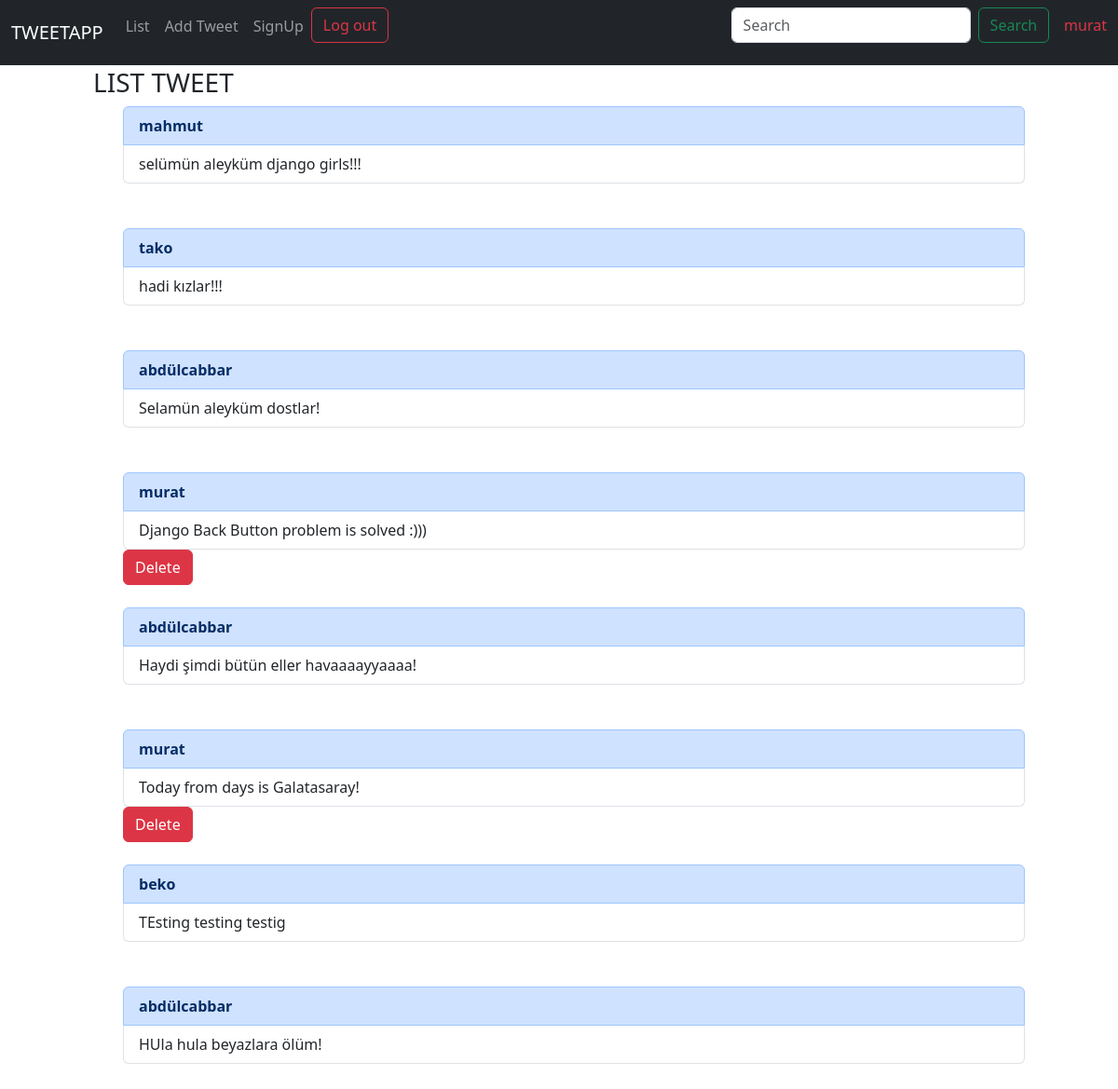
The app's page / (signed in) with its own data.
### tweetapp/models.py (models this page shows, shortened)
class Tweet(models.Model):
    username = models.ForeignKey(User, on_delete=models.CASCADE, null = True)
    message = models.CharField(max_length=100)

### tweetapp/views.py (the view)
# urls.py: path('', views.listtweet, name = 'listtweet'), # atilsamancıoğlu.com/tweetapp/
@login_required(login_url="/login")
@cache_control(no_cache=True, must_revalidate=True, no_store=True)
def listtweet(request):
    all_tweets = models.Tweet.objects.all()
    tweet_dict = {"tweets_1":all_tweets}
    return render(request, 'tweetapp/listtweet.html', context=tweet_dict)

### tweetapp/templates/tweetapp/listtweet.html
{% extends "base.html" %}
{% block  content%}
<div class="col-md-10 mx-auto">
    <h3> LIST TWEET </h3>
    <ul>
       {% for tweet in tweets_1  %}
       <div class="list-group">
        <b  class="list-group-item list-group-item-primary">
          {{tweet.username}}
        </b>
        <label class="list-group-item list-group-item-action">{{tweet.message}}</label>
      </div>
      {% if tweet.username == user %}
      <a href="{% url 'tweetapp:deletetweet' id=tweet.id%}"class="btn btn-danger">Delete</a>
      {% endif %}
      <br><br>
       {% endfor %}
    </ul>
</div>
{% endblock  %}

### templates/base.html (shortened to what this page needs)
<html lang="en">
<head>
    <link href="https://cdn.jsdelivr.net/npm/bootstrap@5.3.3/dist/css/bootstrap.min.css" rel="stylesheet">
</head>
<body>
    <nav class="navbar navbar-expand-md navbar-dark fixed-top bg-dark">
        <div class="container-fluid">
          <a class="navbar-brand" href="#">TWEETAPP</a>
          <div class="collapse navbar-collapse" id="navbarCollapse">
            <ul class="navbar-nav me-auto mb-2 mb-md-0">
              {% if  user.is_authenticated  %}
              <li class="nav-item">
                <a class="nav-link" href = "{% url 'tweetapp:listtweet' %}">List</a>
              </li>
              <li class="nav-item">
                <a class="nav-link" href = "{% url 'tweetapp:addtweet' %}">Add Tweet</a>
              </li>
              <li class="nav-item">
                <a class="nav-link" href = "{% url 'tweetapp:signup' %}">SignUp</a>
              </li>
              <li class="nav-item">
                <form action="{% url 'logout' %}?next=/login" method="post">
                  <button type="submit" class="btn btn-outline-danger">Log out</button>
                </form>
              </li>
              {% else %}
              <li class="nav-item">
                <a class="btn btn-outline-success" href = "{% url 'login' %}">Login</a>
              </li>
              {% endif %}
            </ul>
            <form class="d-flex" role="search">
              <input class="form-control me-2" type="search" placeholder="Search" aria-label="Search">
              <button class="btn btn-outline-success" type="submit">Search</button>
            </form>
              &nbsp& <p class="text-danger">{{user.username}}</p>
          </div>
        </div>
      </nav>
    {% block content  %}
    {% endblock  %}
</body>
</html>

### templates/base.html (style rules this page uses)
body { min-height: 75rem; padding-top: 4.5rem; }

### records on screen
Tweet: username "mahmut", message "selümün aleyküm django girls!!!"
Tweet: username "tako", message "hadi kızlar!!!"
Tweet: username "abdülcabbar", message "Selamün aleyküm dostlar!"
Tweet: username "murat", message "Django Back Button problem is solved :)))", shows "Delete"
Tweet: username "abdülcabbar", message "Haydi şimdi bütün eller havaaaayyaaaa!"
Tweet: username "murat", message "Today from days is Galatasaray!", shows "Delete"
Tweet: username "beko", message "TEsting testing testig"
Tweet: username "abdülcabbar", message "HUla hula beyazlara ölüm!"

### other values on screen
{{ user.username }} "murat"
